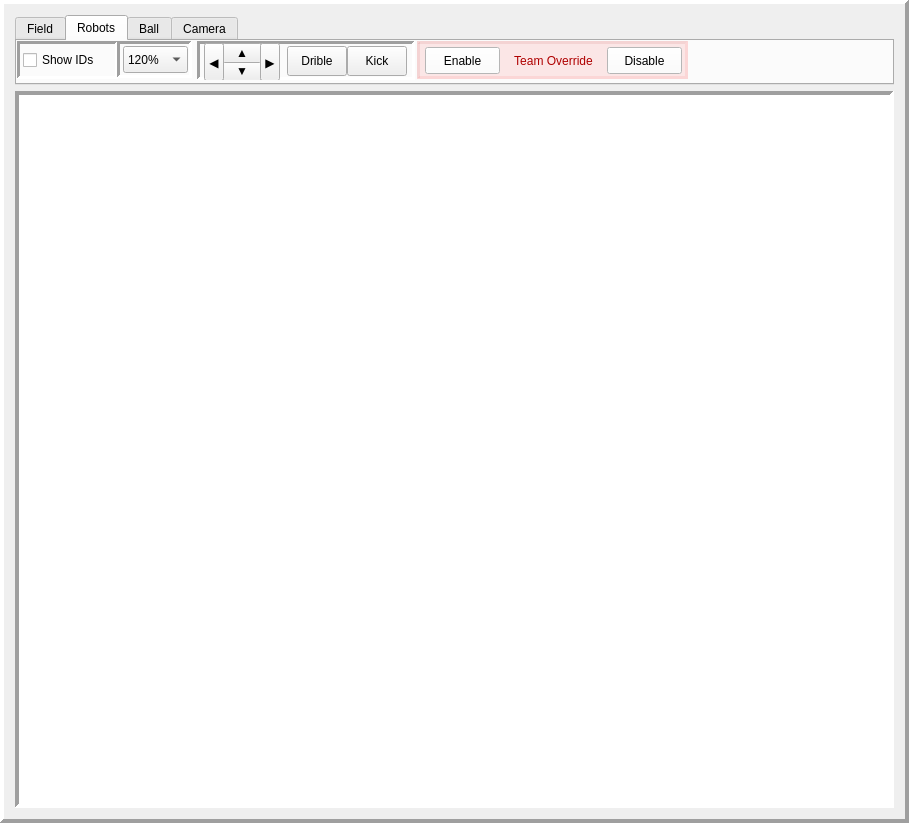
<?xml version="1.0" encoding="UTF-8"?>
<ui version="4.0">
 <class>PanelField</class>
 <widget class="QFrame" name="PanelField">
  <property name="geometry">
   <rect>
    <x>0</x>
    <y>0</y>
    <width>909</width>
    <height>823</height>
   </rect>
  </property>
  <property name="minimumSize">
   <size>
    <width>897</width>
    <height>714</height>
   </size>
  </property>
  <property name="windowTitle">
   <string>Frame</string>
  </property>
  <property name="frameShape">
   <enum>QFrame::Panel</enum>
  </property>
  <property name="frameShadow">
   <enum>QFrame::Raised</enum>
  </property>
  <property name="lineWidth">
   <number>4</number>
  </property>
  <layout class="QGridLayout" name="gridLayout">
   <item row="0" column="0">
    <widget class="QTabWidget" name="tabs_field">
     <property name="minimumSize">
      <size>
       <width>0</width>
       <height>70</height>
      </size>
     </property>
     <property name="maximumSize">
      <size>
       <width>16777215</width>
       <height>70</height>
      </size>
     </property>
     <property name="focusPolicy">
      <enum>Qt::NoFocus</enum>
     </property>
     <property name="tabPosition">
      <enum>QTabWidget::North</enum>
     </property>
     <property name="tabShape">
      <enum>QTabWidget::Rounded</enum>
     </property>
     <property name="currentIndex">
      <number>1</number>
     </property>
     <property name="elideMode">
      <enum>Qt::ElideNone</enum>
     </property>
     <property name="usesScrollButtons">
      <bool>false</bool>
     </property>
     <widget class="QWidget" name="field">
      <attribute name="title">
       <string>Field</string>
      </attribute>
      <widget class="QFrame" name="frame_8">
       <property name="geometry">
        <rect>
         <x>0</x>
         <y>0</y>
         <width>137</width>
         <height>38</height>
        </rect>
       </property>
       <property name="frameShape">
        <enum>QFrame::Panel</enum>
       </property>
       <property name="frameShadow">
        <enum>QFrame::Sunken</enum>
       </property>
       <property name="lineWidth">
        <number>3</number>
       </property>
       <widget class="QCheckBox" name="check_fieldGrid">
        <property name="geometry">
         <rect>
          <x>4</x>
          <y>8</y>
          <width>59</width>
          <height>22</height>
         </rect>
        </property>
        <property name="focusPolicy">
         <enum>Qt::NoFocus</enum>
        </property>
        <property name="toolTip">
         <string>(Hotkey: G) Toggle display of grid</string>
        </property>
        <property name="text">
         <string>Grid</string>
        </property>
       </widget>
       <widget class="QComboBox" name="combo_gridScale">
        <property name="geometry">
         <rect>
          <x>67</x>
          <y>6</y>
          <width>65</width>
          <height>27</height>
         </rect>
        </property>
        <property name="toolTip">
         <string>Interval size of grid lines</string>
        </property>
        <property name="currentText">
         <string>500²</string>
        </property>
        <property name="currentIndex">
         <number>1</number>
        </property>
        <item>
         <property name="text">
          <string>200²</string>
         </property>
        </item>
        <item>
         <property name="text">
          <string>500²</string>
         </property>
        </item>
        <item>
         <property name="text">
          <string>1000²</string>
         </property>
        </item>
       </widget>
      </widget>
      <widget class="QFrame" name="frame_9">
       <property name="geometry">
        <rect>
         <x>140</x>
         <y>0</y>
         <width>245</width>
         <height>38</height>
        </rect>
       </property>
       <property name="frameShape">
        <enum>QFrame::Panel</enum>
       </property>
       <property name="frameShadow">
        <enum>QFrame::Sunken</enum>
       </property>
       <property name="lineWidth">
        <number>3</number>
       </property>
       <widget class="QComboBox" name="combo_fieldColor">
        <property name="geometry">
         <rect>
          <x>126</x>
          <y>7</y>
          <width>112</width>
          <height>27</height>
         </rect>
        </property>
        <property name="minimumSize">
         <size>
          <width>112</width>
          <height>0</height>
         </size>
        </property>
        <property name="toolTip">
         <string>Field color scheme</string>
        </property>
        <property name="currentText">
         <string>Default</string>
        </property>
        <property name="currentIndex">
         <number>0</number>
        </property>
        <item>
         <property name="text">
          <string>Default</string>
         </property>
        </item>
        <item>
         <property name="text">
          <string>Ice Rink</string>
         </property>
        </item>
        <item>
         <property name="text">
          <string>Basketball</string>
         </property>
        </item>
        <item>
         <property name="text">
          <string>Air Hockey</string>
         </property>
        </item>
        <item>
         <property name="text">
          <string>Arctic</string>
         </property>
        </item>
        <item>
         <property name="text">
          <string>Game Boy</string>
         </property>
        </item>
       </widget>
       <widget class="QCheckBox" name="check_coloredGoals">
        <property name="geometry">
         <rect>
          <x>6</x>
          <y>10</y>
          <width>114</width>
          <height>22</height>
         </rect>
        </property>
        <property name="focusPolicy">
         <enum>Qt::NoFocus</enum>
        </property>
        <property name="toolTip">
         <string>Toggle team-colored goals</string>
        </property>
        <property name="text">
         <string>Team Colors</string>
        </property>
        <property name="checked">
         <bool>true</bool>
        </property>
       </widget>
      </widget>
      <widget class="QComboBox" name="combo_fieldProportions">
       <property name="geometry">
        <rect>
         <x>400</x>
         <y>5</y>
         <width>96</width>
         <height>27</height>
        </rect>
       </property>
       <property name="currentIndex">
        <number>0</number>
       </property>
       <item>
        <property name="text">
         <string>Simulator</string>
        </property>
       </item>
       <item>
        <property name="text">
         <string>Lab Field</string>
        </property>
       </item>
      </widget>
     </widget>
     <widget class="QWidget" name="tab_robots">
      <attribute name="title">
       <string>Robots</string>
      </attribute>
      <widget class="QFrame" name="frame_10">
       <property name="geometry">
        <rect>
         <x>400</x>
         <y>0</y>
         <width>271</width>
         <height>38</height>
        </rect>
       </property>
       <property name="styleSheet">
        <string notr="true">background-color: rgba(255, 0, 0, 21);</string>
       </property>
       <property name="frameShape">
        <enum>QFrame::Panel</enum>
       </property>
       <property name="frameShadow">
        <enum>QFrame::Sunken</enum>
       </property>
       <property name="lineWidth">
        <number>3</number>
       </property>
       <widget class="QPushButton" name="btn_override_none">
        <property name="geometry">
         <rect>
          <x>190</x>
          <y>6</y>
          <width>75</width>
          <height>27</height>
         </rect>
        </property>
        <property name="maximumSize">
         <size>
          <width>75</width>
          <height>16777215</height>
         </size>
        </property>
        <property name="palette">
         <palette>
          <active>
           <colorrole role="Button">
            <brush brushstyle="SolidPattern">
             <color alpha="255">
              <red>255</red>
              <green>255</green>
              <blue>255</blue>
             </color>
            </brush>
           </colorrole>
           <colorrole role="Base">
            <brush brushstyle="SolidPattern">
             <color alpha="255">
              <red>255</red>
              <green>255</green>
              <blue>255</blue>
             </color>
            </brush>
           </colorrole>
           <colorrole role="Window">
            <brush brushstyle="SolidPattern">
             <color alpha="255">
              <red>255</red>
              <green>255</green>
              <blue>255</blue>
             </color>
            </brush>
           </colorrole>
          </active>
          <inactive>
           <colorrole role="Button">
            <brush brushstyle="SolidPattern">
             <color alpha="255">
              <red>255</red>
              <green>255</green>
              <blue>255</blue>
             </color>
            </brush>
           </colorrole>
           <colorrole role="Base">
            <brush brushstyle="SolidPattern">
             <color alpha="255">
              <red>255</red>
              <green>255</green>
              <blue>255</blue>
             </color>
            </brush>
           </colorrole>
           <colorrole role="Window">
            <brush brushstyle="SolidPattern">
             <color alpha="255">
              <red>255</red>
              <green>255</green>
              <blue>255</blue>
             </color>
            </brush>
           </colorrole>
          </inactive>
          <disabled>
           <colorrole role="Button">
            <brush brushstyle="SolidPattern">
             <color alpha="255">
              <red>255</red>
              <green>255</green>
              <blue>255</blue>
             </color>
            </brush>
           </colorrole>
           <colorrole role="Base">
            <brush brushstyle="SolidPattern">
             <color alpha="255">
              <red>255</red>
              <green>255</green>
              <blue>255</blue>
             </color>
            </brush>
           </colorrole>
           <colorrole role="Window">
            <brush brushstyle="SolidPattern">
             <color alpha="255">
              <red>255</red>
              <green>255</green>
              <blue>255</blue>
             </color>
            </brush>
           </colorrole>
          </disabled>
         </palette>
        </property>
        <property name="focusPolicy">
         <enum>Qt::NoFocus</enum>
        </property>
        <property name="toolTip">
         <string>(Hotkey: Alt+O)  Disables manual override on entire team</string>
        </property>
        <property name="styleSheet">
         <string notr="true">background-color: rgb(255, 255, 255);</string>
        </property>
        <property name="text">
         <string>Disable</string>
        </property>
       </widget>
       <widget class="QPushButton" name="btn_override_all">
        <property name="geometry">
         <rect>
          <x>8</x>
          <y>6</y>
          <width>75</width>
          <height>27</height>
         </rect>
        </property>
        <property name="maximumSize">
         <size>
          <width>75</width>
          <height>16777215</height>
         </size>
        </property>
        <property name="palette">
         <palette>
          <active>
           <colorrole role="Button">
            <brush brushstyle="SolidPattern">
             <color alpha="255">
              <red>255</red>
              <green>255</green>
              <blue>255</blue>
             </color>
            </brush>
           </colorrole>
           <colorrole role="Base">
            <brush brushstyle="SolidPattern">
             <color alpha="255">
              <red>255</red>
              <green>255</green>
              <blue>255</blue>
             </color>
            </brush>
           </colorrole>
           <colorrole role="Window">
            <brush brushstyle="SolidPattern">
             <color alpha="255">
              <red>255</red>
              <green>255</green>
              <blue>255</blue>
             </color>
            </brush>
           </colorrole>
          </active>
          <inactive>
           <colorrole role="Button">
            <brush brushstyle="SolidPattern">
             <color alpha="255">
              <red>255</red>
              <green>255</green>
              <blue>255</blue>
             </color>
            </brush>
           </colorrole>
           <colorrole role="Base">
            <brush brushstyle="SolidPattern">
             <color alpha="255">
              <red>255</red>
              <green>255</green>
              <blue>255</blue>
             </color>
            </brush>
           </colorrole>
           <colorrole role="Window">
            <brush brushstyle="SolidPattern">
             <color alpha="255">
              <red>255</red>
              <green>255</green>
              <blue>255</blue>
             </color>
            </brush>
           </colorrole>
          </inactive>
          <disabled>
           <colorrole role="Button">
            <brush brushstyle="SolidPattern">
             <color alpha="255">
              <red>255</red>
              <green>255</green>
              <blue>255</blue>
             </color>
            </brush>
           </colorrole>
           <colorrole role="Base">
            <brush brushstyle="SolidPattern">
             <color alpha="255">
              <red>255</red>
              <green>255</green>
              <blue>255</blue>
             </color>
            </brush>
           </colorrole>
           <colorrole role="Window">
            <brush brushstyle="SolidPattern">
             <color alpha="255">
              <red>255</red>
              <green>255</green>
              <blue>255</blue>
             </color>
            </brush>
           </colorrole>
          </disabled>
         </palette>
        </property>
        <property name="focusPolicy">
         <enum>Qt::NoFocus</enum>
        </property>
        <property name="toolTip">
         <string>(Hotkey: Ctrl+O)  Enables manual override on entire team</string>
        </property>
        <property name="styleSheet">
         <string notr="true">background-color: rgb(255, 255, 255);</string>
        </property>
        <property name="text">
         <string>Enable</string>
        </property>
       </widget>
       <widget class="QLabel" name="label_6">
        <property name="geometry">
         <rect>
          <x>86</x>
          <y>11</y>
          <width>101</width>
          <height>17</height>
         </rect>
        </property>
        <property name="maximumSize">
         <size>
          <width>200</width>
          <height>500</height>
         </size>
        </property>
        <property name="styleSheet">
         <string notr="true">color: rgb(175, 0, 0);
background-color: rgba(255, 255, 255, 0);</string>
        </property>
        <property name="text">
         <string>Team Override</string>
        </property>
        <property name="alignment">
         <set>Qt::AlignCenter</set>
        </property>
       </widget>
      </widget>
      <widget class="QFrame" name="frame_11">
       <property name="geometry">
        <rect>
         <x>180</x>
         <y>0</y>
         <width>218</width>
         <height>39</height>
        </rect>
       </property>
       <property name="frameShape">
        <enum>QFrame::Panel</enum>
       </property>
       <property name="frameShadow">
        <enum>QFrame::Sunken</enum>
       </property>
       <property name="lineWidth">
        <number>3</number>
       </property>
       <widget class="QPushButton" name="btn_botKick">
        <property name="geometry">
         <rect>
          <x>150</x>
          <y>5</y>
          <width>60</width>
          <height>30</height>
         </rect>
        </property>
        <property name="focusPolicy">
         <enum>Qt::NoFocus</enum>
        </property>
        <property name="toolTip">
         <string>(Hotkey: SPACEBAR) Kick with selected robot</string>
        </property>
        <property name="text">
         <string>Kick</string>
        </property>
       </widget>
       <widget class="QToolButton" name="btn_botReverse">
        <property name="geometry">
         <rect>
          <x>25</x>
          <y>20</y>
          <width>40</width>
          <height>20</height>
         </rect>
        </property>
        <property name="focusPolicy">
         <enum>Qt::NoFocus</enum>
        </property>
        <property name="toolTip">
         <string>(Hotkey: S) Move selected robot backward</string>
        </property>
        <property name="text">
         <string>▼</string>
        </property>
       </widget>
       <widget class="QPushButton" name="btn_botDrible">
        <property name="geometry">
         <rect>
          <x>90</x>
          <y>5</y>
          <width>60</width>
          <height>30</height>
         </rect>
        </property>
        <property name="focusPolicy">
         <enum>Qt::NoFocus</enum>
        </property>
        <property name="toolTip">
         <string>(Hotkey: J) Drible with selected robot</string>
        </property>
        <property name="text">
         <string>Drible</string>
        </property>
       </widget>
       <widget class="QToolButton" name="btn_botForward">
        <property name="geometry">
         <rect>
          <x>25</x>
          <y>2</y>
          <width>40</width>
          <height>20</height>
         </rect>
        </property>
        <property name="font">
         <font>
          <weight>50</weight>
          <bold>false</bold>
         </font>
        </property>
        <property name="focusPolicy">
         <enum>Qt::NoFocus</enum>
        </property>
        <property name="toolTip">
         <string>(Hotkey: W) Move selected robot forward</string>
        </property>
        <property name="text">
         <string>▲</string>
        </property>
       </widget>
       <widget class="QToolButton" name="btn_botTurnLeft">
        <property name="geometry">
         <rect>
          <x>7</x>
          <y>2</y>
          <width>20</width>
          <height>38</height>
         </rect>
        </property>
        <property name="focusPolicy">
         <enum>Qt::NoFocus</enum>
        </property>
        <property name="toolTip">
         <string>(Hotkey: A) Turn selected robot left</string>
        </property>
        <property name="text">
         <string>◀</string>
        </property>
       </widget>
       <widget class="QToolButton" name="btn_botTurnRight">
        <property name="geometry">
         <rect>
          <x>63</x>
          <y>2</y>
          <width>20</width>
          <height>38</height>
         </rect>
        </property>
        <property name="focusPolicy">
         <enum>Qt::NoFocus</enum>
        </property>
        <property name="toolTip">
         <string>(Hotkey: D) Turn selected robot right</string>
        </property>
        <property name="text">
         <string>▶</string>
        </property>
       </widget>
      </widget>
      <widget class="QFrame" name="frame_12">
       <property name="geometry">
        <rect>
         <x>0</x>
         <y>0</y>
         <width>101</width>
         <height>38</height>
        </rect>
       </property>
       <property name="frameShape">
        <enum>QFrame::Panel</enum>
       </property>
       <property name="frameShadow">
        <enum>QFrame::Sunken</enum>
       </property>
       <property name="lineWidth">
        <number>3</number>
       </property>
       <widget class="QCheckBox" name="check_showIDs">
        <property name="geometry">
         <rect>
          <x>6</x>
          <y>8</y>
          <width>88</width>
          <height>22</height>
         </rect>
        </property>
        <property name="maximumSize">
         <size>
          <width>95</width>
          <height>16777215</height>
         </size>
        </property>
        <property name="focusPolicy">
         <enum>Qt::NoFocus</enum>
        </property>
        <property name="toolTip">
         <string>(Hotkey: I) Show Robot Identification Numbers</string>
        </property>
        <property name="text">
         <string>Show IDs</string>
        </property>
        <property name="checked">
         <bool>false</bool>
        </property>
       </widget>
      </widget>
      <widget class="QFrame" name="frame_13">
       <property name="geometry">
        <rect>
         <x>100</x>
         <y>0</y>
         <width>75</width>
         <height>37</height>
        </rect>
       </property>
       <property name="frameShape">
        <enum>QFrame::Panel</enum>
       </property>
       <property name="frameShadow">
        <enum>QFrame::Sunken</enum>
       </property>
       <property name="lineWidth">
        <number>3</number>
       </property>
       <widget class="QComboBox" name="combo_botScale">
        <property name="geometry">
         <rect>
          <x>6</x>
          <y>5</y>
          <width>65</width>
          <height>27</height>
         </rect>
        </property>
        <property name="maximumSize">
         <size>
          <width>65</width>
          <height>16777215</height>
         </size>
        </property>
        <property name="toolTip">
         <string>Robot Scale</string>
        </property>
        <property name="currentText">
         <string>120%</string>
        </property>
        <property name="currentIndex">
         <number>1</number>
        </property>
        <item>
         <property name="text">
          <string>150%</string>
         </property>
        </item>
        <item>
         <property name="text">
          <string>120%</string>
         </property>
        </item>
        <item>
         <property name="text">
          <string>100%</string>
         </property>
        </item>
       </widget>
      </widget>
     </widget>
     <widget class="QWidget" name="tab">
      <attribute name="title">
       <string>Ball</string>
      </attribute>
      <widget class="QFrame" name="frame_19">
       <property name="geometry">
        <rect>
         <x>0</x>
         <y>0</y>
         <width>200</width>
         <height>38</height>
        </rect>
       </property>
       <property name="frameShape">
        <enum>QFrame::Panel</enum>
       </property>
       <property name="frameShadow">
        <enum>QFrame::Sunken</enum>
       </property>
       <property name="lineWidth">
        <number>3</number>
       </property>
       <widget class="QWidget" name="layoutWidget">
        <property name="geometry">
         <rect>
          <x>10</x>
          <y>0</y>
          <width>186</width>
          <height>41</height>
         </rect>
        </property>
        <layout class="QGridLayout" name="layout_ball_specs">
         <property name="leftMargin">
          <number>0</number>
         </property>
         <property name="topMargin">
          <number>0</number>
         </property>
         <property name="rightMargin">
          <number>0</number>
         </property>
         <item row="0" column="0">
          <widget class="QComboBox" name="combo_ballColor">
           <property name="minimumSize">
            <size>
             <width>112</width>
             <height>0</height>
            </size>
           </property>
           <property name="toolTip">
            <string>Ball Color</string>
           </property>
           <property name="currentIndex">
            <number>1</number>
           </property>
           <item>
            <property name="text">
             <string>Red</string>
            </property>
           </item>
           <item>
            <property name="text">
             <string>Red-Orange</string>
            </property>
           </item>
           <item>
            <property name="text">
             <string>Orange</string>
            </property>
           </item>
           <item>
            <property name="text">
             <string>Yellow</string>
            </property>
           </item>
           <item>
            <property name="text">
             <string>Green</string>
            </property>
           </item>
           <item>
            <property name="text">
             <string>Blue</string>
            </property>
           </item>
           <item>
            <property name="text">
             <string>Purple</string>
            </property>
           </item>
           <item>
            <property name="text">
             <string>White</string>
            </property>
           </item>
           <item>
            <property name="text">
             <string>Black</string>
            </property>
           </item>
           <item>
            <property name="text">
             <string>Hello Kitty!</string>
            </property>
           </item>
          </widget>
         </item>
         <item row="0" column="1">
          <widget class="QComboBox" name="combo_ballScale">
           <property name="toolTip">
            <string>Ball Scale</string>
           </property>
           <property name="currentText">
            <string>120%</string>
           </property>
           <property name="currentIndex">
            <number>1</number>
           </property>
           <item>
            <property name="text">
             <string>150%</string>
            </property>
           </item>
           <item>
            <property name="text">
             <string>120%</string>
            </property>
           </item>
           <item>
            <property name="text">
             <string>100%</string>
            </property>
           </item>
          </widget>
         </item>
        </layout>
       </widget>
      </widget>
     </widget>
     <widget class="QWidget" name="tab_3">
      <attribute name="title">
       <string>Camera</string>
      </attribute>
      <widget class="QFrame" name="frame_20">
       <property name="geometry">
        <rect>
         <x>0</x>
         <y>0</y>
         <width>501</width>
         <height>38</height>
        </rect>
       </property>
       <property name="frameShape">
        <enum>QFrame::Panel</enum>
       </property>
       <property name="frameShadow">
        <enum>QFrame::Sunken</enum>
       </property>
       <property name="lineWidth">
        <number>3</number>
       </property>
       <widget class="QWidget" name="layoutWidget1">
        <property name="geometry">
         <rect>
          <x>10</x>
          <y>0</y>
          <width>481</width>
          <height>41</height>
         </rect>
        </property>
        <layout class="QGridLayout" name="layout_camera_controls">
         <item row="0" column="0">
          <widget class="QPushButton" name="btn_rotateField_left">
           <property name="minimumSize">
            <size>
             <width>40</width>
             <height>0</height>
            </size>
           </property>
           <property name="maximumSize">
            <size>
             <width>40</width>
             <height>27</height>
            </size>
           </property>
           <property name="font">
            <font>
             <pointsize>15</pointsize>
            </font>
           </property>
           <property name="focusPolicy">
            <enum>Qt::NoFocus</enum>
           </property>
           <property name="toolTip">
            <string>(Hotkey: Alt+R) Rotate field 45 degrees to the left</string>
           </property>
           <property name="text">
            <string>↶</string>
           </property>
          </widget>
         </item>
         <item row="0" column="2">
          <widget class="QPushButton" name="btn_rotateField_right">
           <property name="minimumSize">
            <size>
             <width>40</width>
             <height>0</height>
            </size>
           </property>
           <property name="maximumSize">
            <size>
             <width>40</width>
             <height>27</height>
            </size>
           </property>
           <property name="font">
            <font>
             <pointsize>15</pointsize>
            </font>
           </property>
           <property name="focusPolicy">
            <enum>Qt::NoFocus</enum>
           </property>
           <property name="toolTip">
            <string>(Hotkey: R) Rotate field 45 degrees to the right</string>
           </property>
           <property name="text">
            <string>↷</string>
           </property>
          </widget>
         </item>
         <item row="0" column="4">
          <widget class="QSlider" name="zoom_slider">
           <property name="minimumSize">
            <size>
             <width>80</width>
             <height>0</height>
            </size>
           </property>
           <property name="maximumSize">
            <size>
             <width>303</width>
             <height>16777215</height>
            </size>
           </property>
           <property name="font">
            <font>
             <strikeout>false</strikeout>
             <kerning>true</kerning>
            </font>
           </property>
           <property name="focusPolicy">
            <enum>Qt::WheelFocus</enum>
           </property>
           <property name="toolTip">
            <string>(Hotkey: Z, Alt+Z) Zoom Camera</string>
           </property>
           <property name="minimum">
            <number>6</number>
           </property>
           <property name="maximum">
            <number>80</number>
           </property>
           <property name="pageStep">
            <number>3</number>
           </property>
           <property name="value">
            <number>11</number>
           </property>
           <property name="orientation">
            <enum>Qt::Horizontal</enum>
           </property>
           <property name="invertedAppearance">
            <bool>false</bool>
           </property>
           <property name="invertedControls">
            <bool>false</bool>
           </property>
           <property name="tickPosition">
            <enum>QSlider::TicksAbove</enum>
           </property>
           <property name="tickInterval">
            <number>5</number>
           </property>
          </widget>
         </item>
         <item row="0" column="5">
          <widget class="QPushButton" name="zoom_default">
           <property name="maximumSize">
            <size>
             <width>70</width>
             <height>30</height>
            </size>
           </property>
           <property name="focusPolicy">
            <enum>Qt::NoFocus</enum>
           </property>
           <property name="toolTip">
            <string>(Hotkey: Ctrl+Z) Return camera to default zoom and rotation</string>
           </property>
           <property name="text">
            <string>Default</string>
           </property>
          </widget>
         </item>
         <item row="0" column="1">
          <widget class="QLabel" name="label_2">
           <property name="maximumSize">
            <size>
             <width>50</width>
             <height>30</height>
            </size>
           </property>
           <property name="text">
            <string>Rotate</string>
           </property>
           <property name="alignment">
            <set>Qt::AlignCenter</set>
           </property>
          </widget>
         </item>
         <item row="0" column="3">
          <spacer name="horizontalSpacer">
           <property name="orientation">
            <enum>Qt::Horizontal</enum>
           </property>
           <property name="sizeType">
            <enum>QSizePolicy::Maximum</enum>
           </property>
           <property name="sizeHint" stdset="0">
            <size>
             <width>21</width>
             <height>20</height>
            </size>
           </property>
          </spacer>
         </item>
        </layout>
       </widget>
      </widget>
     </widget>
    </widget>
   </item>
   <item row="1" column="0">
    <widget class="QGraphicsView" name="gView_field">
     <property name="mouseTracking">
      <bool>true</bool>
     </property>
     <property name="focusPolicy">
      <enum>Qt::NoFocus</enum>
     </property>
     <property name="autoFillBackground">
      <bool>false</bool>
     </property>
     <property name="frameShape">
      <enum>QFrame::Panel</enum>
     </property>
     <property name="frameShadow">
      <enum>QFrame::Sunken</enum>
     </property>
     <property name="lineWidth">
      <number>4</number>
     </property>
     <property name="verticalScrollBarPolicy">
      <enum>Qt::ScrollBarAsNeeded</enum>
     </property>
     <property name="horizontalScrollBarPolicy">
      <enum>Qt::ScrollBarAsNeeded</enum>
     </property>
     <property name="sizeAdjustPolicy">
      <enum>QAbstractScrollArea::AdjustToContents</enum>
     </property>
     <property name="backgroundBrush">
      <brush brushstyle="SolidPattern">
       <color alpha="255">
        <red>0</red>
        <green>0</green>
        <blue>0</blue>
       </color>
      </brush>
     </property>
     <property name="foregroundBrush">
      <brush brushstyle="NoBrush">
       <color alpha="255">
        <red>0</red>
        <green>255</green>
        <blue>37</blue>
       </color>
      </brush>
     </property>
     <property name="interactive">
      <bool>true</bool>
     </property>
     <property name="sceneRect">
      <rectf>
       <x>0.000000000000000</x>
       <y>0.000000000000000</y>
       <width>0.000000000000000</width>
       <height>0.000000000000000</height>
      </rectf>
     </property>
     <property name="renderHints">
      <set>QPainter::Antialiasing|QPainter::TextAntialiasing</set>
     </property>
     <property name="dragMode">
      <enum>QGraphicsView::NoDrag</enum>
     </property>
     <property name="cacheMode">
      <set>QGraphicsView::CacheBackground</set>
     </property>
     <property name="resizeAnchor">
      <enum>QGraphicsView::AnchorUnderMouse</enum>
     </property>
     <property name="viewportUpdateMode">
      <enum>QGraphicsView::SmartViewportUpdate</enum>
     </property>
    </widget>
   </item>
  </layout>
 </widget>
 <resources/>
 <connections/>
</ui>
